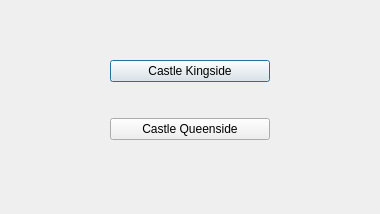
<?xml version="1.0" encoding="UTF-8"?>
<ui version="4.0">
 <class>castlingDialog</class>
 <widget class="QDialog" name="castlingDialog">
  <property name="geometry">
   <rect>
    <x>0</x>
    <y>0</y>
    <width>380</width>
    <height>214</height>
   </rect>
  </property>
  <property name="windowTitle">
   <string>Dialog</string>
  </property>
  <widget class="QWidget" name="verticalLayoutWidget">
   <property name="geometry">
    <rect>
     <x>110</x>
     <y>60</y>
     <width>160</width>
     <height>80</height>
    </rect>
   </property>
   <layout class="QVBoxLayout" name="verticalLayout">
    <item>
     <widget class="QPushButton" name="pushButtonking">
      <property name="text">
       <string>Castle Kingside</string>
      </property>
     </widget>
    </item>
    <item>
     <spacer name="verticalSpacer">
      <property name="orientation">
       <enum>Qt::Vertical</enum>
      </property>
      <property name="sizeHint" stdset="0">
       <size>
        <width>20</width>
        <height>40</height>
       </size>
      </property>
     </spacer>
    </item>
    <item>
     <widget class="QPushButton" name="pushButtonqueen">
      <property name="text">
       <string>Castle Queenside</string>
      </property>
     </widget>
    </item>
   </layout>
  </widget>
 </widget>
 <resources/>
 <connections/>
</ui>
